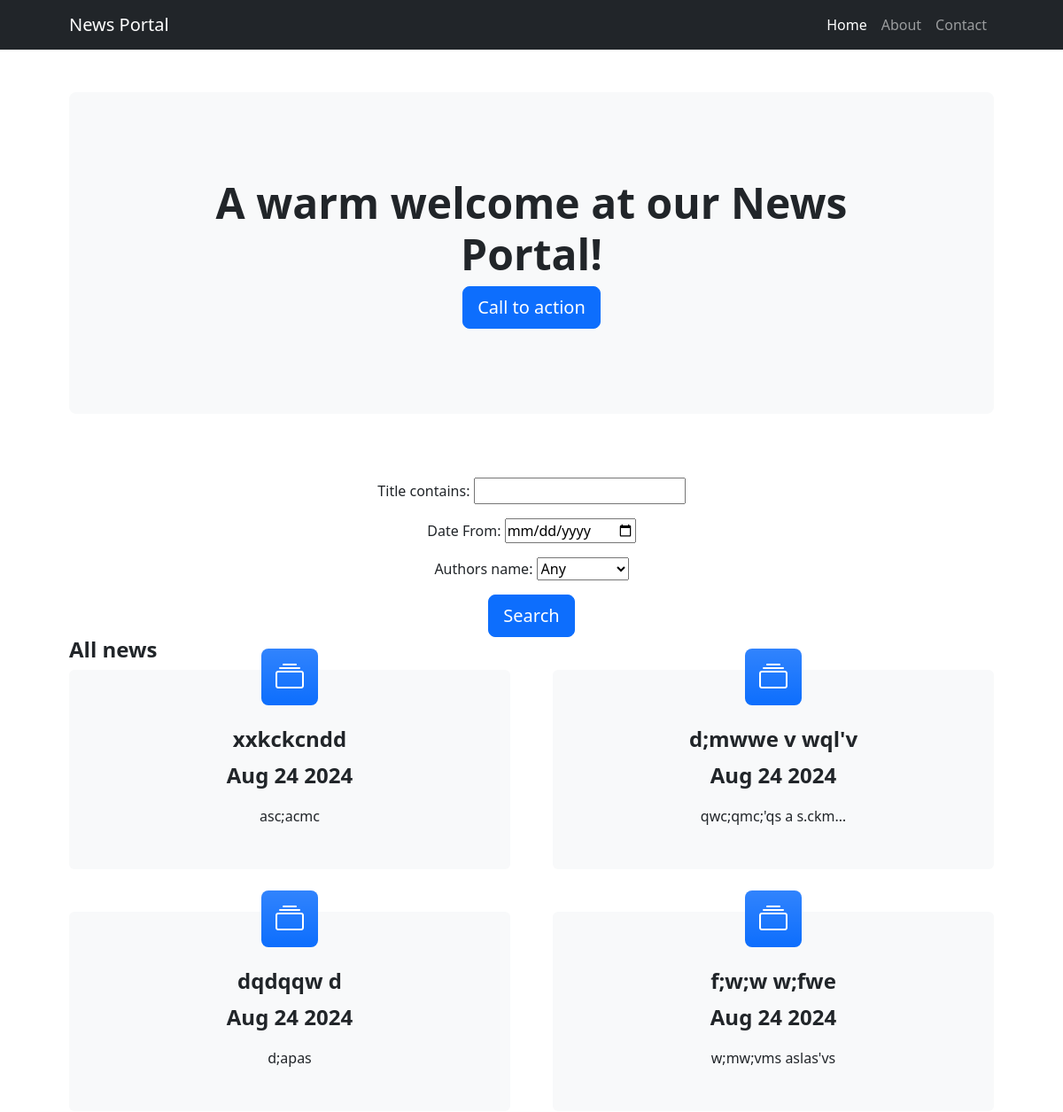
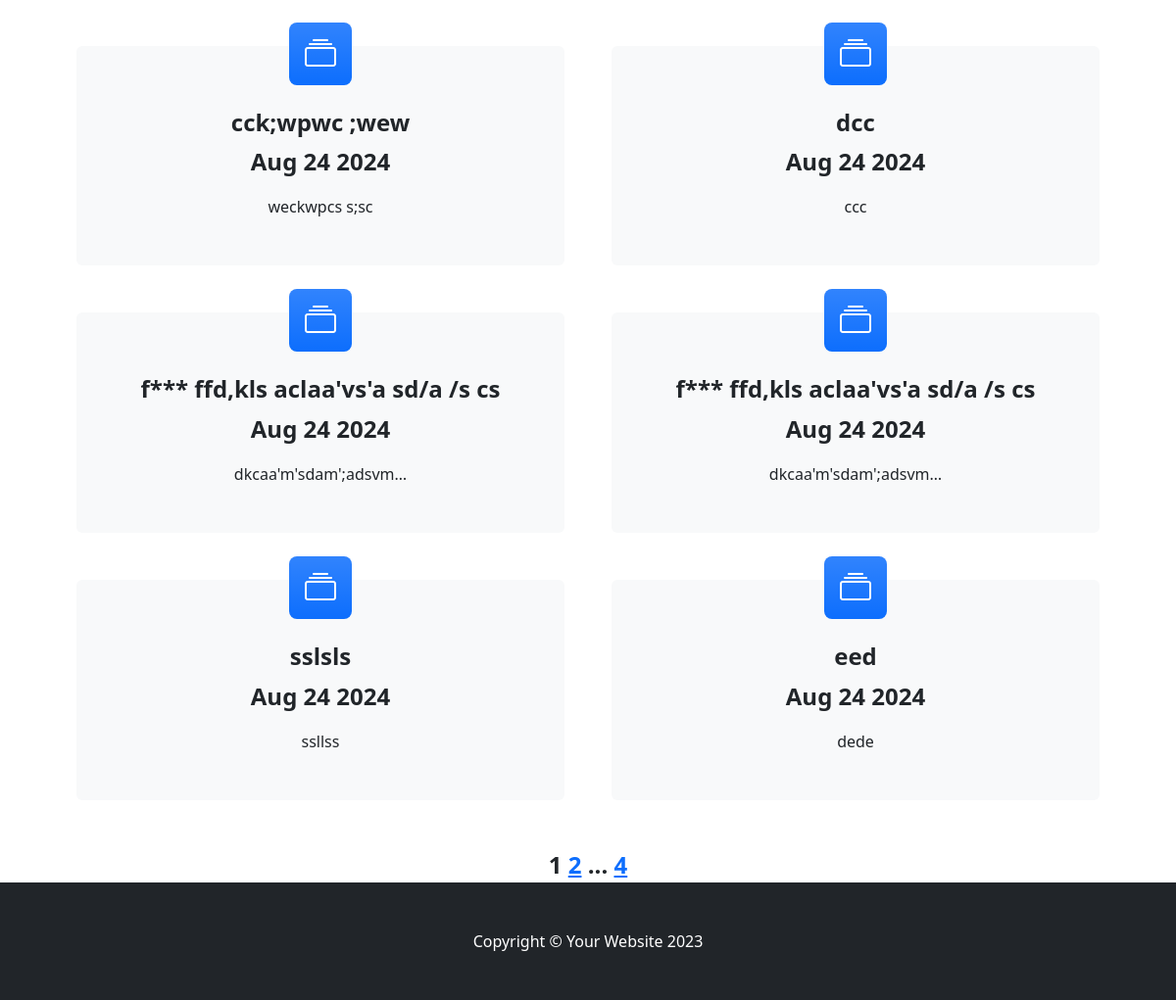
/news/search, run on the app's committed database (2 pictures, top to bottom).
### news/models.py (models this page shows, shortened)
class Post(models.Model):
    author = models.ForeignKey(Author, on_delete=models.CASCADE)
    post_kind = models.CharField(max_length=1, choices=KIND_DICT)
    created_at = models.DateTimeField(auto_now_add=True)
    category = models.ManyToManyField(Category, through="PostCategory")
    title = models.TextField()
    text = models.TextField()
    rating = models.IntegerField(default=0)

### news/views.py (the view)
# urls.py: path('search', cache_page(300)(PostsListSearch.as_view())),
class PostsListSearch(ListView):
    model = Post
    ordering = '-created_at'
    template_name = 'posts_filter.html'
    context_object_name = 'posts'
    paginate_by = 10
    def get_queryset(self):
        queryset = super().get_queryset()
        self.filterset = PostFilter(self.request.GET, queryset)
        return self.filterset.qs
    def get_context_data(self, **kwargs):
        context = super().get_context_data(**kwargs)
        context['filterset'] = self.filterset
        return context

### news/templatetags/custom_filters.py (called while the page is built)
@register.filter()
def censor(value):
    result = []
    if value and isinstance(value, str):
        for word in value.split():
            if word[-1] in signs:
                result.append(word[0] + '*' * (len(word) - 2) + word[-1]) if word[:-1].lower() in words_to_change\
                    else result.append(word)
            elif word[0] in signs_2:
                result.append(word[0] + word[1] + ('*' * (len(word) - 3)) + word[-1]) if word[1:-1].lower() in words_to_change\
                    else result.append(word)
            else:
                result.append(word[0] + '*' * (len(word) - 1)) if word.lower() in words_to_change else result.append(word)
        return ' '.join(result)
    else:
        raise TypeError

@register.filter()
def minus(value, arg):
    return value - int(arg)

### news/templatetags/custom_tags.py (called while the page is built)
@register.simple_tag()
def current_time(format_string='%b %d %Y'):
    return datetime.utcnow().strftime(format_string)

@register.simple_tag(takes_context=True)
def url_replace(context, **kwargs):
    d = context['request'].GET.copy()
    for k, v in kwargs.items():
        d[k] = v
    return d.urlencode()

### templates/posts_filter.html (shortened to what this page needs)
{% extends 'flatpages/default.html' %}
{% block load %}
    {% load static %}
    {% load custom_filters %}
    {% load custom_tags %}
    {% load cache %}
    <link href="{% static 'css/styles.css' %}" rel="stylesheet" />
{% endblock load %}
{% block content %}
    {% cache 300 nav_header %}
        <nav class="navbar navbar-expand-lg navbar-dark bg-dark">
            <div class="container px-lg-5">
                <a class="navbar-brand" href="#!">News Portal</a>
                <div class="collapse navbar-collapse" id="navbarSupportedContent">
                    <ul class="navbar-nav ms-auto mb-2 mb-lg-0">
                        <li class="nav-item"><a class="nav-link active" aria-current="page" href="#!">Home</a></li>
                        <li class="nav-item"><a class="nav-link" href="#!">About</a></li>
                        <li class="nav-item"><a class="nav-link" href="#!">Contact</a></li>
                    </ul>
                </div>
            </div>
        </nav>
        <header class="py-5">
            <div class="container px-lg-5">
                <div class="p-4 p-lg-5 bg-light rounded-3 text-center">
                    <div class="m-4 m-lg-5">
                        <h1 class="display-5 fw-bold">A warm welcome at our News Portal!</h1>
                        <a class="btn btn-primary btn-lg" href="#!">Call to action</a>
                    </div>
                </div>
            </div>
        </header>
    {% endcache %}
        <section class="pt-4">
            <div style="text-align: center">
                <form action="" method="get">
                    {{ filterset.form.as_p }}
                    <input class="btn btn-primary btn-lg" type="submit" value="Search" />
                </form>
            </div>
            <div class="container px-lg-5">
                <h2 class="fs-4 fw-bold">All news</h2>
                <div class="row gx-lg-5">
                       {% if posts %}
                            {% for post in posts %}
                                <div class="col-lg-6 col-xxl-4 mb-5">
                                    <div class="card bg-light border-0 h-100">
                                        <div class="card-body text-center p-4 p-lg-5 pt-0 pt-lg-0">
                                            <div class="feature bg-primary bg-gradient text-white rounded-3 mb-4 mt-n4"><i class="bi bi-collection"></i></div>
                                            <h3 class="fs-4 fw-bold">{{ post.title|censor }}</h3>
                                            <p class="fs-4 fw-bold">{% current_time '%b %d %Y' %}</p>
                                            <p class="mb-0">{{ post.text|censor|truncatechars:20 }}</p>
                                        </div>
                                    </div>
                                </div>
                            {% endfor %}
                       {% else %}
                            <h2>No news</h2>
                       {% endif %}
                </div>
                <div style="text-align: center" class="fs-4 fw-bold">
                    {{ page_obj.number }}
                    {% if page_obj.has_next %}
                        <a href="?{% url_replace page=page_obj.next_page_number %}">{{ page_obj.next_page_number }}</a>
                        {% if paginator.num_pages != page_obj.next_page_number %}
                            {% if paginator.num_pages|minus:page_obj.next_page_number > 1 %}
                                ...
                            {% endif %}
                            <a href="?{% url_replace page=page_obj.paginator.num_pages %}">{{ page_obj.paginator.num_pages }}</a>
                        {% endif %}
                    {% endif %}
                </div>
            </div>
        </section>
    {% cache 300 footer%}
        <footer class="py-5 bg-dark">
            <div class="container"><p class="m-0 text-center text-white">Copyright &copy; Your Website 2023</p></div>
        </footer>
    {% endcache %}
{% endblock content %}

### templates/flatpages/default.html (shortened to what this page needs)
<!DOCTYPE html>
<html lang="en">
    <head>
        <link href="https://cdn.jsdelivr.net/npm/bootstrap-icons@1.4.1/font/bootstrap-icons.css" rel="stylesheet" />
        {% block load %} {% endblock load %}
    </head>
    <body>
        {% block content %}
        {% endblock content %}
    </body>
</html>

### data on the page
Post: title|censor "xxkckcndd", current_time "Aug 24 2024", text|censor "asc;acmc"
Post: title|censor "d;mwwe v wql'v", current_time "Aug 24 2024", text|censor "qwc;qmc;'qs a s.ckm…"
Post: title|censor "dqdqqw d", current_time "Aug 24 2024", text|censor "d;apas"
Post: title|censor "f;w;w w;fwe", current_time "Aug 24 2024", text|censor "w;mw;vms aslas'vs"
Post: title|censor "cck;wpwc ;wew", current_time "Aug 24 2024", text|censor "weckwpcs s;sc"
Post: title|censor "dcc", current_time "Aug 24 2024", text|censor "ccc"
Post: title|censor "f*** ffd,kls aclaa'vs'a sd/a /s cs", current_time "Aug 24 2024", text|censor "dkcaa'm'sdam';adsvm…"
Post: title|censor "f*** ffd,kls aclaa'vs'a sd/a /s cs", current_time "Aug 24 2024", text|censor "dkcaa'm'sdam';adsvm…"
Post: title|censor "sslsls", current_time "Aug 24 2024", text|censor "ssllss"
Post: title|censor "eed", current_time "Aug 24 2024", text|censor "dede"

### other printed values
{{ page_obj.number }} "1"
{{ page_obj.next_page_number }} "2"
{{ page_obj.paginator.num_pages }} "4"
